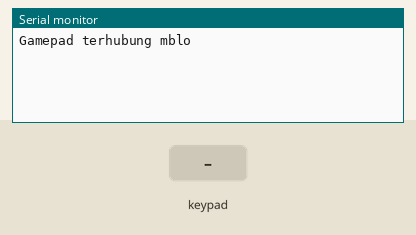
Simulated run of this sketch. Board: Arduino Uno, built with avr-gcc and run on an emulated ATmega328P. Parts: the last lines printed to the serial monitor. Inputs (shaded band) come from the test bench.

Above: at 1.2 s.
1.3 s: key 'U' pressed
At 2.7 s:
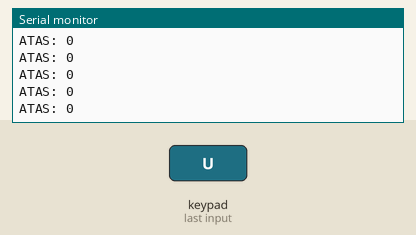
3.2 s: key 'D' pressed
At 4.1 s:
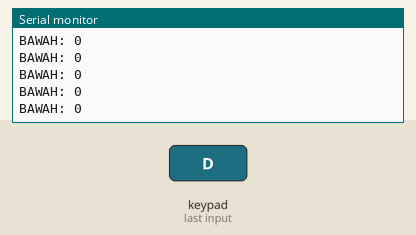
5.1 s: key 'L' pressed
At 6.7 s:
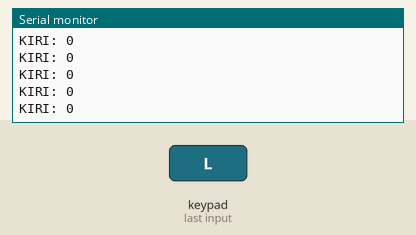
7.0 s: key 'R' pressed
At 8.2 s:
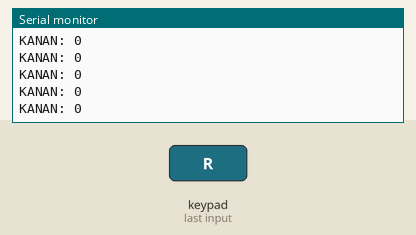
8.9 s: key 'X' pressed
At 9.9 s:
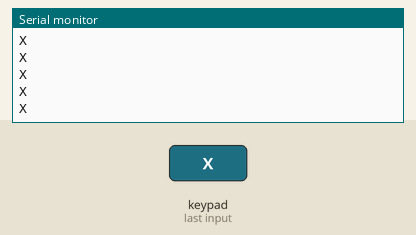
10.8 s: key 'O' pressed
At 12.6 s:
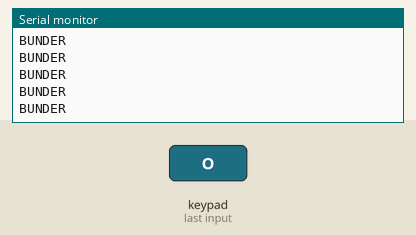

Measured:
- after the input at 1.3 s, the serial monitor: prints a new line at once (image 1)
- after the input at 3.2 s, the serial monitor: prints a new line at once (image 2)
- after the input at 5.1 s, the serial monitor: prints a new line at once (image 3)
- after the input at 7.0 s, the serial monitor: prints a new line at once (image 4)
- after the input at 8.9 s, the serial monitor: prints a new line at once (image 5)
- after the input at 10.8 s, the serial monitor: prints a new line at once (image 6)

The sketch:

coba_ps2_ke2.ino
```cpp
/*
Kendali arduino pake dualshock 2,
 Sumarsono, ditulis pada Thursday 05 March 2015 19:22:10 .
 Terakhir diedit pada: Friday 06 March 2015 08:58:19
 */


#include <PS2X_lib.h>

PS2X ps2x;

int error = 0;
byte type = 0;
byte vibrate = 0;

void setup() {
  //Serial.begin(57600);
  Serial.begin(9600);

  //error = ps2x.config_gamepad(13,11,10,12, true, true);   //setup pins and settings:  GamePad(clock, command, attention, data, Pressures?, Rumble?) check for error
  error = ps2x.config_gamepad(11,9,8,10, true, false); //clock, command, attention, data, Pressures?, Rumble?

  if(error == 0){
    Serial.println("Gamepad terhubung mblo");
  }

  else if(error == 1)
    Serial.println("Cek pengkabelannya mblo, error.");

  else if(error == 2)
    Serial.println("Coba enable debug mblo, gk mau nerima command");

  else if(error == 3)
    Serial.println("-_- kaga support. error");

  type = ps2x.readType();


}

void loop() {
  if(error == 1){
    return;
  }

  if(type == 1) {
    ps2x.read_gamepad();
    if(ps2x.Button(PSB_PAD_UP)) {
      Serial.print("ATAS: ");
      Serial.println(ps2x.Analog(PSAB_PAD_UP), DEC);
      digitalWrite(2, 1);
    }
    else if(ps2x.Button(PSB_PAD_RIGHT)){
      Serial.print("KANAN: ");
      Serial.println(ps2x.Analog(PSAB_PAD_RIGHT), DEC);
      digitalWrite(2, 1);
    }
    else if(ps2x.Button(PSB_PAD_LEFT)){
      Serial.print("KIRI: ");
      Serial.println(ps2x.Analog(PSAB_PAD_LEFT), DEC);
      digitalWrite(2, 1);
    }
    else if(ps2x.Button(PSB_PAD_DOWN)){
      Serial.print("BAWAH: ");
      Serial.println(ps2x.Analog(PSAB_PAD_DOWN), DEC);
      digitalWrite(2, 1);
    }

    else if(ps2x.Button(PSB_GREEN)){
      Serial.println("SEGITIGA");
      digitalWrite(2, 1);
    }

    else if(ps2x.Button(PSB_RED)){
      Serial.println("BUNDER");
      digitalWrite(2, 1);
    }

    else if(ps2x.Button(PSB_PINK)) {
      Serial.println("KOTAK");
      digitalWrite(2, 1);
    }

    else if(ps2x.Button(PSB_BLUE))  {
      Serial.println("X");
      digitalWrite(2, 1);
    }

    else
      digitalWrite(2, 0);

  }


}
```
